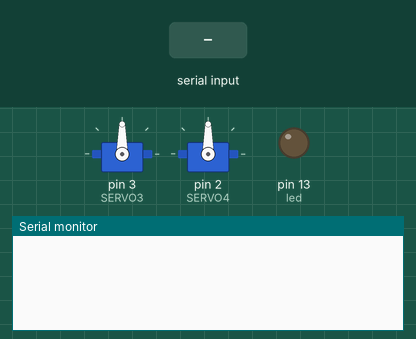
Simulated run of this sketch. Board: Arduino Uno, built with avr-gcc and run on an emulated ATmega328P. Parts: 2 × servo, output pins drawn as LEDs (lit = HIGH), the last lines printed to the serial monitor. Inputs (shaded band) come from the test bench.

Above: at 1.2 s.
1.3 s: ";" received over Serial
At 2.5 s:
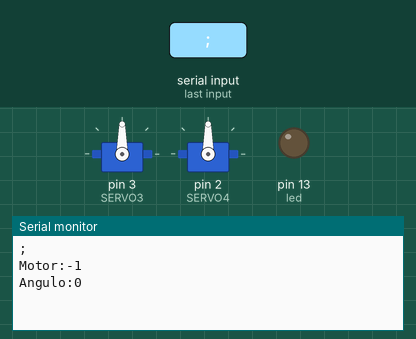
2.8 s: "R" received over Serial
At 3.3 s:
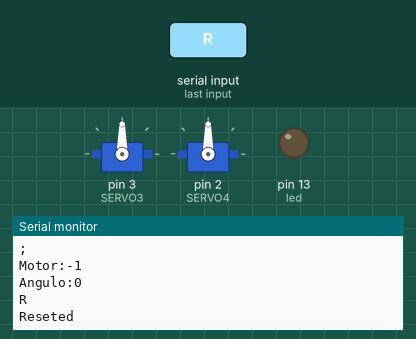
4.3 s: "=" received over Serial
At 5.6 s:
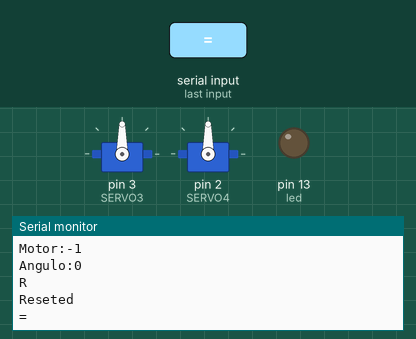

Measured:
- after the input at 1.3 s, the serial monitor: prints a new line at once (image 1)
- after the input at 2.8 s, the serial monitor: prints a new line at once (image 2)
- after the input at 4.3 s, the serial monitor: prints a new line at once (image 3)

The sketch:

reading-test.ino
```cpp
//Default baud speed for communication
#include <Servo.h>
#define BAUD 9600
//led
#define led 13
//macro for on/off
#define on (digitalWrite(led, HIGH))
#define off (digitalWrite(led, LOW))
#define SERVO3 3
#define SERVO4 2
int pos = 0;


Servo s3;
Servo s4;

int input;
String str;
String buff = "";
int motor = -1;
int angulo;


void setup(){
  Serial.begin(BAUD);
  pinMode(led, OUTPUT);
  s3.attach(SERVO3);
  s4.attach(SERVO4);
}

void loop(){


  //If any input is detected in arduino
  if(Serial.available() > 0){
    //1=180;
    input = Serial.read();

    str = (char)input;

    //str ;
    //buff
    //motor 1
    //angulo 180
    Serial.println(str);
    if (str == ";"){

      angulo = buff.toInt();


      Serial.print("Motor:");
      Serial.println(motor);
      Serial.print("Angulo:");
      Serial.println(angulo);


      if (motor == 1) {
        //Aqui vc faz o motor 1 ou 2 ou 3 oq for, obedecer o "angulo"


       braco(angulo);

       /* if (angulo < 20){
          digitalWrite(led, HIGH);
          Serial.println("Led is on");
        } else
        if (angulo > 90){
          digitalWrite(led, LOW);
          Serial.println("Led is off");
        }
        */

      }

      if(motor ==2){
        garra(angulo);

      }


      buff = "";
      motor = -1;
    } else
    if (str == "R"){
      motor = -1;
      buff = "";
      Serial.println("Reseted");
    } else
    if (str == "="){

      motor = buff.toInt();
      buff = "";
    } else {
      buff += str;
    }

    Serial.flush();

  }
}
 void garra(int angulo){
  angulo+=60;
  if(angulo > 140){
    angulo = 140;
    }
    s3.write(angulo);
 }

 void braco(int angulo){
  angulo+=60;
  if(angulo > 170){
    angulo = 170;
    }
    s4.write(angulo);
 }

/*void subirBraco(int angulo) {
 for (pos = (20); pos >=0; pos -= 1) {

    s3.write(pos);
    delay(30);
  }
  */
```
